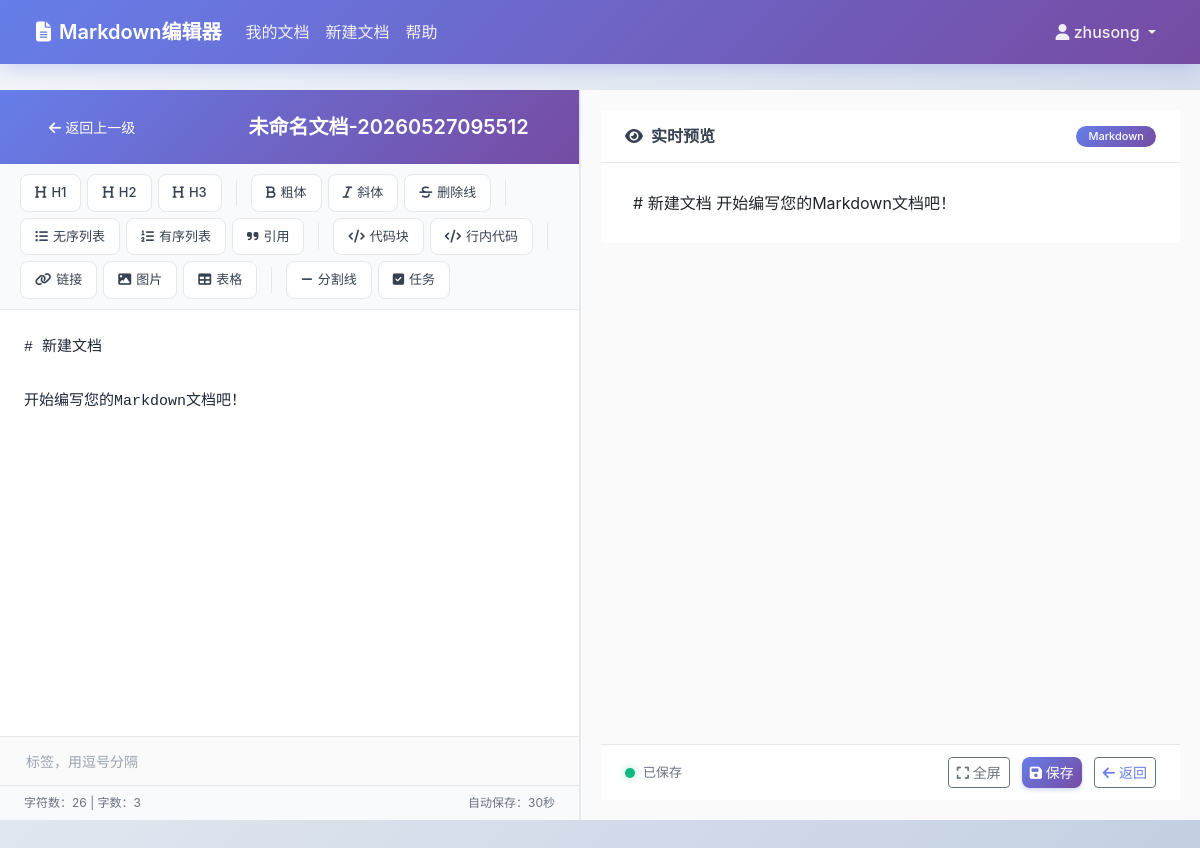
The page /edit-document/70/ (signed in) on the database its author committed.
### documents/models.py (models this page shows, shortened)
class DocumentModel(models.Model):
    user = models.ForeignKey(User, on_delete=models.CASCADE, related_name='documents')
    folder = models.ForeignKey(FolderModel, on_delete=models.SET_NULL, null=True, blank=True, related_name='documents')
    title = models.CharField(max_length=200, default='未命名文档')
    content = models.TextField(default='')
    original_filename = models.CharField(max_length=200, default='', blank=True)
    tags = models.CharField(max_length=500, default='')
    create_time = models.DateTimeField(auto_now_add=True)
    update_time = models.DateTimeField(auto_now=True)
    is_deleted = models.BooleanField(default=False)
    delete_time = models.DateTimeField(null=True, blank=True)
    is_shared = models.BooleanField(default=False)
    share_token = models.CharField(max_length=50, default='', blank=True)
    share_expire = models.DateTimeField(null=True, blank=True)
    share_password = models.CharField(max_length=128, default='', blank=True)

### documents/views.py (the view, shortened to what this page needs)
# urls.py: path('edit-document/<int:document_id>/', views.edit_document_view, name='edit_document'),
@login_required
def edit_document_view(request, document_id):
    document = get_object_or_404(DocumentModel, id=document_id, user=request.user)
    versions = document.versions.order_by('-create_time')[:10]
    context = {
        'document': document,
        'versions': versions,
    }
    return render(request, 'documents/edit_document.html', context)

### templates/documents/edit_document.html (shortened to what this page needs)
{% extends 'base.html' %}
{% block content %}
<div class="editor-wrapper">
    <div class="editor-panel">
        <div class="editor-header">
            <a href="{% url 'my_documents' %}{% if document.folder %}?folder={{ document.folder.id }}{% endif %}" class="btn bg-white/20 hover:bg-white/30 text-white btn-sm mr-3 px-4 py-2 rounded-lg transition-all">
                <i class="fas fa-arrow-left mr-1"></i> 返回上一级
            </a>
            <input type="text" name="title" id="document-title" class="editor-title-input" value="{{ document.title }}" placeholder="请输入文档标题...">
        </div>
        <div class="toolbar-section">
            <button class="toolbar-btn" onclick="insertMarkdown('# ', '', '标题1')"><i class="fas fa-heading"></i> H1</button>
            <button class="toolbar-btn" onclick="insertMarkdown('## ', '', '标题2')"><i class="fas fa-heading"></i> H2</button>
            <button class="toolbar-btn" onclick="insertMarkdown('### ', '', '标题3')"><i class="fas fa-heading"></i> H3</button>
            <button class="toolbar-btn" onclick="insertMarkdown('**', '**', '粗体')"><i class="fas fa-bold"></i> 粗体</button>
            <button class="toolbar-btn" onclick="insertMarkdown('*', '*', '斜体')"><i class="fas fa-italic"></i> 斜体</button>
            <button class="toolbar-btn" onclick="insertMarkdown('~~', '~~', '删除线')"><i class="fas fa-strikethrough"></i> 删除线</button>
            <button class="toolbar-btn" onclick="insertMarkdown('- ', '', '列表项')"><i class="fas fa-list-ul"></i> 无序列表</button>
            <button class="toolbar-btn" onclick="insertMarkdown('1. ', '', '列表项')"><i class="fas fa-list-ol"></i> 有序列表</button>
            <button class="toolbar-btn" onclick="insertMarkdown('> ', '', '引用')"><i class="fas fa-quote-right"></i> 引用</button>
            <button class="toolbar-btn" onclick="insertMarkdown('```\n', '\n```', '代码块')"><i class="fas fa-code"></i> 代码块</button>
            <button class="toolbar-btn" onclick="insertMarkdown('`', '`', '行内代码')"><i class="fas fa-code"></i> 行内代码</button>
            <button class="toolbar-btn" onclick="insertMarkdown('[链接文字](', ')', 'URL')"><i class="fas fa-link"></i> 链接</button>
            <button class="toolbar-btn" onclick="insertMarkdown('![图片描述](', ')', '图片URL')"><i class="fas fa-image"></i> 图片</button>
            <button class="toolbar-btn" onclick="insertTable()"><i class="fas fa-table"></i> 表格</button>
            <button class="toolbar-btn" onclick="insertMarkdown('---\n', '', '分割线')"><i class="fas fa-minus"></i> 分割线</button>
            <button class="toolbar-btn" onclick="insertMarkdown('- [ ] ', '', '任务列表')"><i class="fas fa-check-square"></i> 任务</button>
        </div>
        <form id="document-form" method="post" class="editor-content">
            <div class="editor-area">
                <textarea id="editor-textarea" name="content" class="editor-textarea" placeholder="开始编写您的Markdown文档...">{{ document.content }}</textarea>
            </div>
            <div class="tags-input">
                <input type="text" name="tags" id="document-tags" value="{{ document.tags }}" placeholder="标签，用逗号分隔">
            </div>
        </form>
        <div class="status-bar">
            <span>字符数：<span id="char-count">0</span> | 字数：<span id="word-count">0</span></span>
            <span>自动保存：30秒</span>
        </div>
    </div>
    <div class="preview-panel">
        <div class="preview-header">
            <span><i class="fas fa-eye me-2"></i>实时预览</span>
            <span class="badge">Markdown</span>
        </div>
        <div class="preview-content-wrapper">
            <div class="preview-content" id="preview-content">
                {{ document.content|safe }}
            </div>
        </div>
        <div class="action-bar">
            <div class="save-indicator">
                <span class="dot"></span>
                <span id="save-indicator">已保存</span>
            </div>
            <div class="action-buttons">
                <button class="btn btn-outline-secondary btn-sm" onclick="toggleFullscreen()">
                    <i class="fas fa-expand"></i> 全屏
                </button>
                <button class="btn btn-primary btn-sm" onclick="saveDocument()">
                    <i class="fas fa-save"></i> 保存
                </button>
                <a href="{% url 'my_documents' %}{% if document.folder %}?folder={{ document.folder.id }}{% endif %}" class="btn btn-outline-secondary btn-sm">
                    <i class="fas fa-arrow-left"></i> 返回
                </a>
            </div>
        </div>
    </div>
</div>
{% endblock %}

### templates/base.html (shortened to what this page needs)
<!DOCTYPE html>
<html lang="zh-CN">
<head>
    <link href="https://cdn.jsdelivr.net/npm/bootstrap@5.3.0/dist/css/bootstrap.min.css" rel="stylesheet">
    <link href="https://cdn.jsdelivr.net/npm/font-awesome@6.4.0/css/all.min.css" rel="stylesheet">
</head>
<body>
    <nav class="navbar navbar-expand-lg fixed-top">
        <div class="container-fluid">
            <a class="navbar-brand" href="{% url 'home' %}">
                <i class="fas fa-file-alt"></i> Markdown编辑器
            </a>
            <div class="collapse navbar-collapse" id="navbarNav">
                <ul class="navbar-nav me-auto">
                    {% if user.is_authenticated %}
                    <li class="nav-item">
                        <a class="nav-link" href="{% url 'my_documents' %}">我的文档</a>
                    </li>
                    <li class="nav-item">
                        <a class="nav-link" href="{% url 'create_document' %}">新建文档</a>
                    </li>
                    {% endif %}
                    <li class="nav-item">
                        <a class="nav-link" href="{% url 'help' %}">帮助</a>
                    </li>
                </ul>
                <ul class="navbar-nav">
                    {% if user.is_authenticated %}
                    <li class="nav-item dropdown">
                        <a class="nav-link dropdown-toggle" href="#" role="button" data-bs-toggle="dropdown">
                            <i class="fas fa-user"></i> {{ user.username }}
                        </a>
                    </li>
                    {% endif %}
                </ul>
            </div>
        </div>
    </nav>
    <div class="content">
        {% block content %}{% endblock %}
    </div>
</body>
</html>

### templates/base.html (style rules this page uses)
:root { --primary-color: #667eea; --primary-dark: #5a6fd6; --secondary-color: #764ba2; --accent-color: #f093fb; --success-color: #10b981; --warning-color: #f59e0b; --danger-color: #ef4444; --bg-gradient: linear-gradient(135deg, #667eea 0%, #764ba2 100%); --card-shadow: 0 4px 6px -1px rgba(0, 0, 0, 0.1), 0 2px 4px -1px rgba(0, 0, 0, 0.06); --card-shadow-hover: 0 10px 15px -3px rgba(0, 0, 0, 0.1), 0 4px 6px -2px rgba(0, 0, 0, 0.05); }
body { min-height: 100vh; background: linear-gradient(135deg, #f5f7fa 0%, #c3cfe2 100%); background-attachment: fixed; font-family: 'Inter', -apple-system, BlinkMacSystemFont, 'Segoe UI', Roboto, Oxygen, Ubuntu, sans-serif; }
.navbar { background: var(--bg-gradient) !important; box-shadow: 0 4px 20px rgba(102, 126, 234, 0.3); padding: 0.75rem 1.5rem; }
.navbar-brand { color: white !important; font-weight: 600; font-size: 1.25rem; display: flex; align-items: center; gap: 8px; }
.navbar-nav .nav-link { color: rgba(255, 255, 255, 0.9) !important; font-weight: 500; padding: 0.5rem 1rem; border-radius: 6px; transition: all 0.2s ease; }
.content { margin-top: 90px; padding-bottom: 3rem; }
.btn-primary { background: var(--bg-gradient); border: none; border-radius: 8px; font-weight: 500; transition: all 0.2s ease; box-shadow: 0 2px 4px rgba(102, 126, 234, 0.3); }
.badge { border-radius: 6px; font-weight: 500; padding: 0.25rem 0.5rem; }
.editor-panel { flex: 1; display: flex; flex-direction: column; }
.editor-textarea { flex: 1; resize: none; border: none; outline: none; font-family: 'Monaco', 'Menlo', 'Ubuntu Mono', 'Consolas', monospace; font-size: 14px; line-height: 1.6; }
.preview-panel { flex: 1; background-color: #fff; overflow-y: auto; padding: 20px; border-left: 1px solid #e9ecef; }
.preview-panel a { color: var(--primary-color); text-decoration: none; }

### rows shown on the page
DocumentModel: title "未命名文档-20260527095512", content "# 新建文档 开始编写您的Markdown文档吧！"

### other values the page prints
{{ user.username }} "zhusong"
